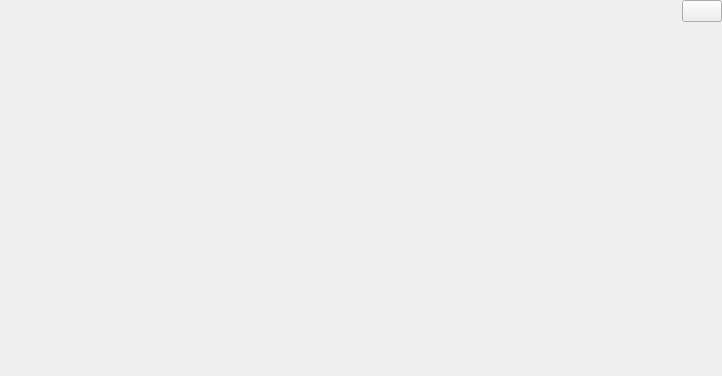
<?xml version="1.0" encoding="UTF-8"?>
<ui version="4.0">
 <class>PLSMotionItemView</class>
 <widget class="QLabel" name="PLSMotionItemView">
  <property name="geometry">
   <rect>
    <x>0</x>
    <y>0</y>
    <width>722</width>
    <height>376</height>
   </rect>
  </property>
  <property name="cursor">
   <cursorShape>ArrowCursor</cursorShape>
  </property>
  <property name="windowTitle">
   <string>ToolBox</string>
  </property>
  <property name="text">
   <string/>
  </property>
  <layout class="QVBoxLayout" name="verticalLayout">
   <property name="spacing">
    <number>0</number>
   </property>
   <property name="leftMargin">
    <number>0</number>
   </property>
   <property name="topMargin">
    <number>0</number>
   </property>
   <property name="rightMargin">
    <number>0</number>
   </property>
   <property name="bottomMargin">
    <number>0</number>
   </property>
   <item>
    <layout class="QHBoxLayout" name="horizontalLayout_2">
     <property name="spacing">
      <number>0</number>
     </property>
     <item alignment="Qt::AlignRight|Qt::AlignTop">
      <widget class="QPushButton" name="closeButton">
       <property name="text">
        <string/>
       </property>
      </widget>
     </item>
    </layout>
   </item>
  </layout>
 </widget>
 <resources/>
 <connections/>
</ui>
